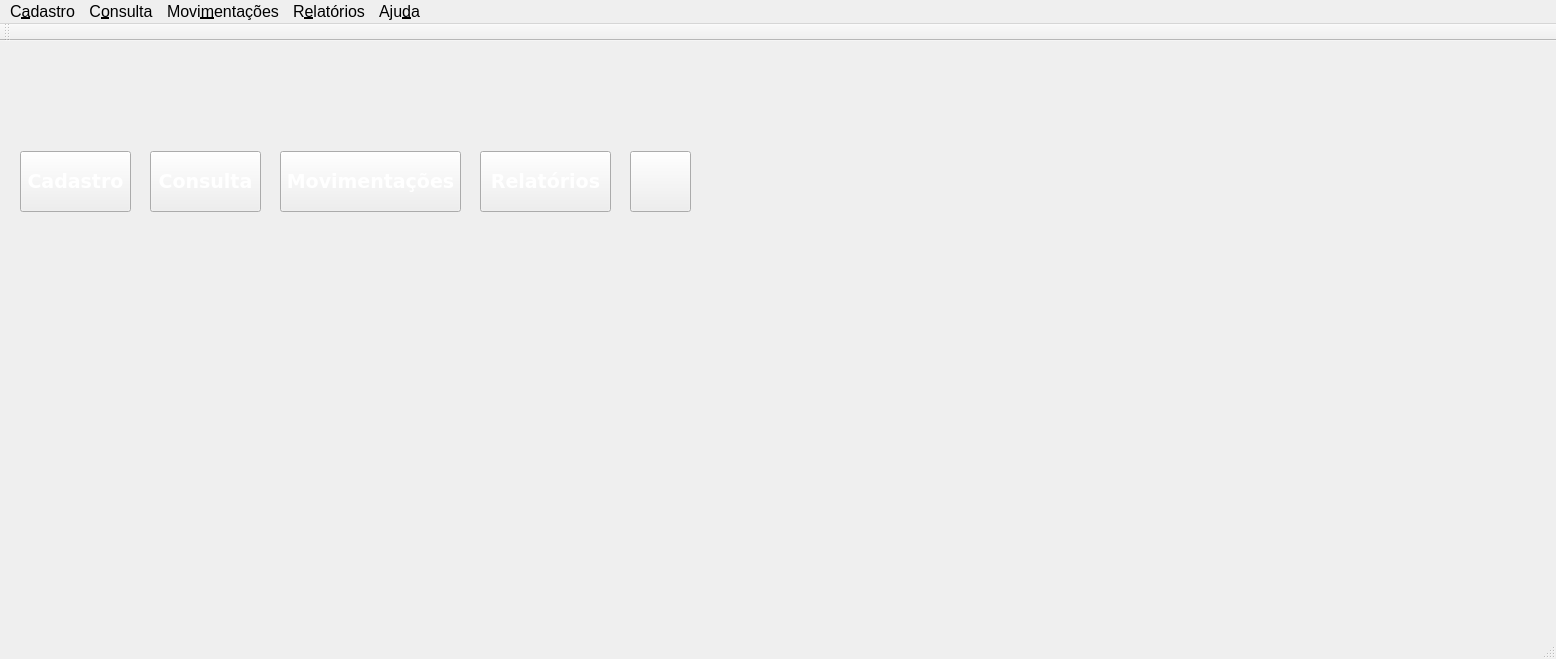
<?xml version="1.0" encoding="UTF-8"?>
<ui version="4.0">
 <class>MainWindow</class>
 <widget class="QMainWindow" name="MainWindow">
  <property name="geometry">
   <rect>
    <x>0</x>
    <y>0</y>
    <width>1556</width>
    <height>659</height>
   </rect>
  </property>
  <property name="sizePolicy">
   <sizepolicy hsizetype="Fixed" vsizetype="Preferred">
    <horstretch>0</horstretch>
    <verstretch>0</verstretch>
   </sizepolicy>
  </property>
  <property name="cursor">
   <cursorShape>ArrowCursor</cursorShape>
  </property>
  <property name="mouseTracking">
   <bool>false</bool>
  </property>
  <property name="windowTitle">
   <string>MainWindow</string>
  </property>
  <property name="styleSheet">
   <string notr="true">QMainWindow {
background-image: url(:/logo.png);
background-repeat: no-repeat;
background-attachment: fixed;
background-position: bottom center;
}
</string>
  </property>
  <property name="unifiedTitleAndToolBarOnMac">
   <bool>false</bool>
  </property>
  <widget class="QWidget" name="centralwidget">
   <widget class="QPushButton" name="btnCadastro">
    <property name="geometry">
     <rect>
      <x>20</x>
      <y>110</y>
      <width>111</width>
      <height>61</height>
     </rect>
    </property>
    <property name="sizePolicy">
     <sizepolicy hsizetype="Minimum" vsizetype="Fixed">
      <horstretch>0</horstretch>
      <verstretch>0</verstretch>
     </sizepolicy>
    </property>
    <property name="maximumSize">
     <size>
      <width>200</width>
      <height>200</height>
     </size>
    </property>
    <property name="font">
     <font>
      <family>Verdana</family>
      <pointsize>14</pointsize>
      <weight>75</weight>
      <italic>false</italic>
      <bold>true</bold>
     </font>
    </property>
    <property name="cursor">
     <cursorShape>OpenHandCursor</cursorShape>
    </property>
    <property name="styleSheet">
     <string notr="true">QPushButton
{ 
   background-image: url(:/icon.png);
   font: bold 14pt &quot;Verdana&quot;;
   color: white;
}

QPushButton#quit_button
{
   background-image: url(:/icon.png);
  font: bold 14pt &quot;Verdana&quot;;
  color: white;
} 
QPushButton:hover
{
    background-image: url(:/ico.png);
    font: bold 14pt &quot;Verdana&quot;;

} 
QPushButton:hover#quit_button
{
    background-image: url(:/ico.png);
    font: bold 14pt &quot;Verdana&quot;;
   
}</string>
    </property>
    <property name="text">
     <string>Cadastro</string>
    </property>
   </widget>
   <widget class="QPushButton" name="btnConsulta">
    <property name="geometry">
     <rect>
      <x>150</x>
      <y>110</y>
      <width>111</width>
      <height>61</height>
     </rect>
    </property>
    <property name="sizePolicy">
     <sizepolicy hsizetype="Minimum" vsizetype="Fixed">
      <horstretch>0</horstretch>
      <verstretch>0</verstretch>
     </sizepolicy>
    </property>
    <property name="maximumSize">
     <size>
      <width>200</width>
      <height>200</height>
     </size>
    </property>
    <property name="font">
     <font>
      <family>Verdana</family>
      <pointsize>14</pointsize>
      <weight>75</weight>
      <italic>false</italic>
      <bold>true</bold>
     </font>
    </property>
    <property name="cursor">
     <cursorShape>OpenHandCursor</cursorShape>
    </property>
    <property name="styleSheet">
     <string notr="true">QPushButton
{ 
   background-image: url(:/icon.png);
   font: bold 14pt &quot;Verdana&quot;;
   color: white;
}

QPushButton#quit_button
{
   background-image: url(:/icon.png);
  font: bold 14pt &quot;Verdana&quot;;
  color: white;
} 
QPushButton:hover
{
    background-image: url(:/ico.png);
    font: bold 14pt &quot;Verdana&quot;;

} 
QPushButton:hover#quit_button
{
    background-image: url(:/ico.png);
    font: bold 14pt &quot;Verdana&quot;;
   
}</string>
    </property>
    <property name="text">
     <string>Consulta</string>
    </property>
   </widget>
   <widget class="QPushButton" name="btnRelatorios">
    <property name="geometry">
     <rect>
      <x>480</x>
      <y>110</y>
      <width>131</width>
      <height>61</height>
     </rect>
    </property>
    <property name="sizePolicy">
     <sizepolicy hsizetype="Minimum" vsizetype="Fixed">
      <horstretch>0</horstretch>
      <verstretch>0</verstretch>
     </sizepolicy>
    </property>
    <property name="maximumSize">
     <size>
      <width>200</width>
      <height>200</height>
     </size>
    </property>
    <property name="font">
     <font>
      <family>Verdana</family>
      <pointsize>14</pointsize>
      <weight>75</weight>
      <italic>false</italic>
      <bold>true</bold>
     </font>
    </property>
    <property name="cursor">
     <cursorShape>OpenHandCursor</cursorShape>
    </property>
    <property name="styleSheet">
     <string notr="true">QPushButton
{ 
   background-image: url(:/icon.png);
   font: bold 14pt &quot;Verdana&quot;;
   color: white;
}

QPushButton#quit_button
{
   background-image: url(:/icon.png);
  font: bold 14pt &quot;Verdana&quot;;
  color: white;
} 
QPushButton:hover
{
    background-image: url(:/ico.png);
    font: bold 14pt &quot;Verdana&quot;;

} 
QPushButton:hover#quit_button
{
    background-image: url(:/ico.png);
    font: bold 14pt &quot;Verdana&quot;;
   
}</string>
    </property>
    <property name="text">
     <string>Relatórios</string>
    </property>
   </widget>
   <widget class="QPushButton" name="btnMovimentacoes">
    <property name="geometry">
     <rect>
      <x>280</x>
      <y>110</y>
      <width>181</width>
      <height>61</height>
     </rect>
    </property>
    <property name="sizePolicy">
     <sizepolicy hsizetype="Minimum" vsizetype="Fixed">
      <horstretch>0</horstretch>
      <verstretch>0</verstretch>
     </sizepolicy>
    </property>
    <property name="maximumSize">
     <size>
      <width>200</width>
      <height>200</height>
     </size>
    </property>
    <property name="font">
     <font>
      <family>Verdana</family>
      <pointsize>14</pointsize>
      <weight>75</weight>
      <italic>false</italic>
      <bold>true</bold>
     </font>
    </property>
    <property name="cursor">
     <cursorShape>OpenHandCursor</cursorShape>
    </property>
    <property name="styleSheet">
     <string notr="true">QPushButton
{ 
   background-image: url(:/icon.png);
   font: bold 14pt &quot;Verdana&quot;;
   color: white;
}

QPushButton#quit_button
{
   background-image: url(:/icon.png);
  font: bold 14pt &quot;Verdana&quot;;
  color: white;
} 
QPushButton:hover
{
    background-image: url(:/ico.png);
    font: bold 14pt &quot;Verdana&quot;;

} 
QPushButton:hover#quit_button
{
    background-image: url(:/ico.png);
    font: bold 14pt &quot;Verdana&quot;;
   
}</string>
    </property>
    <property name="text">
     <string>Movimentações</string>
    </property>
   </widget>
   <widget class="QPushButton" name="btnCalculadora">
    <property name="geometry">
     <rect>
      <x>630</x>
      <y>110</y>
      <width>61</width>
      <height>61</height>
     </rect>
    </property>
    <property name="sizePolicy">
     <sizepolicy hsizetype="Minimum" vsizetype="Fixed">
      <horstretch>0</horstretch>
      <verstretch>0</verstretch>
     </sizepolicy>
    </property>
    <property name="maximumSize">
     <size>
      <width>200</width>
      <height>200</height>
     </size>
    </property>
    <property name="font">
     <font>
      <family>Verdana</family>
      <pointsize>14</pointsize>
      <weight>75</weight>
      <italic>false</italic>
      <bold>true</bold>
     </font>
    </property>
    <property name="cursor">
     <cursorShape>OpenHandCursor</cursorShape>
    </property>
    <property name="styleSheet">
     <string notr="true">QPushButton
{ 
background-image: url(:/calc2.png);
background-position: center;
font: bold 14pt &quot;Verdana&quot;;
color: transparent;
}

QPushButton#quit_button
{
background-image: url(:/calc2.png);
background-position: center;
font: bold 14pt &quot;Verdana&quot;;
color: transparent;
} 
QPushButton:hover
{
background-image: url(:/ico.png);
font: bold 14pt &quot;Verdana&quot;;
color: white;

} 
QPushButton:hover#quit_button
{
background-image: url(:/ico.png);
font: bold 14pt &quot;Verdana&quot;;
color: white;
}
</string>
    </property>
    <property name="text">
     <string>F5</string>
    </property>
    <property name="autoDefault">
     <bool>false</bool>
    </property>
    <property name="default">
     <bool>false</bool>
    </property>
    <property name="flat">
     <bool>false</bool>
    </property>
   </widget>
  </widget>
  <widget class="QMenuBar" name="menuBar">
   <property name="geometry">
    <rect>
     <x>0</x>
     <y>0</y>
     <width>1556</width>
     <height>27</height>
    </rect>
   </property>
   <property name="font">
    <font>
     <pointsize>12</pointsize>
    </font>
   </property>
   <widget class="QMenu" name="menuCadastro">
    <property name="font">
     <font>
      <pointsize>12</pointsize>
     </font>
    </property>
    <property name="title">
     <string>C&amp;adastro</string>
    </property>
    <addaction name="separator"/>
    <addaction name="mCadastroCliente"/>
    <addaction name="separator"/>
    <addaction name="mCadastroFornecedor"/>
    <addaction name="separator"/>
    <addaction name="mCadastroProduto"/>
    <addaction name="separator"/>
   </widget>
   <widget class="QMenu" name="menuConsulta">
    <property name="font">
     <font>
      <pointsize>12</pointsize>
     </font>
    </property>
    <property name="title">
     <string>C&amp;onsulta</string>
    </property>
    <addaction name="separator"/>
    <addaction name="mConsultaCliente"/>
    <addaction name="separator"/>
    <addaction name="MConsultaFornecedor"/>
    <addaction name="separator"/>
    <addaction name="mConsultaProduto"/>
    <addaction name="separator"/>
   </widget>
   <widget class="QMenu" name="menuMovimentacoes">
    <property name="font">
     <font>
      <pointsize>12</pointsize>
     </font>
    </property>
    <property name="title">
     <string>Movi&amp;mentações</string>
    </property>
    <addaction name="separator"/>
    <addaction name="mMovimentacoesEntrada"/>
    <addaction name="separator"/>
    <addaction name="mMovimentacoesSaida"/>
    <addaction name="separator"/>
   </widget>
   <widget class="QMenu" name="menuAjuda">
    <property name="font">
     <font>
      <pointsize>12</pointsize>
     </font>
    </property>
    <property name="title">
     <string>Aju&amp;da</string>
    </property>
    <addaction name="separator"/>
    <addaction name="mAjudaAjuda"/>
    <addaction name="separator"/>
    <addaction name="mAjudaSobre"/>
    <addaction name="separator"/>
   </widget>
   <widget class="QMenu" name="menuRelatorios">
    <property name="font">
     <font>
      <pointsize>12</pointsize>
     </font>
    </property>
    <property name="title">
     <string>R&amp;elatórios</string>
    </property>
    <addaction name="separator"/>
    <addaction name="mRelatoriosCompras"/>
    <addaction name="separator"/>
    <addaction name="mRelatoriosVendas"/>
    <addaction name="separator"/>
    <addaction name="mRelatoriosFornecedores"/>
    <addaction name="separator"/>
    <addaction name="mRelatoriosClientes"/>
    <addaction name="separator"/>
   </widget>
   <addaction name="menuCadastro"/>
   <addaction name="menuConsulta"/>
   <addaction name="menuMovimentacoes"/>
   <addaction name="menuRelatorios"/>
   <addaction name="menuAjuda"/>
  </widget>
  <widget class="QToolBar" name="toolBar">
   <property name="enabled">
    <bool>true</bool>
   </property>
   <property name="windowTitle">
    <string>toolBar</string>
   </property>
   <attribute name="toolBarArea">
    <enum>TopToolBarArea</enum>
   </attribute>
   <attribute name="toolBarBreak">
    <bool>false</bool>
   </attribute>
  </widget>
  <widget class="QStatusBar" name="statusbar"/>
  <action name="mCadastroCliente">
   <property name="text">
    <string>Cliente</string>
   </property>
  </action>
  <action name="mCadastroFornecedor">
   <property name="text">
    <string>Fornecedor</string>
   </property>
  </action>
  <action name="mCadastroProduto">
   <property name="text">
    <string>Produto</string>
   </property>
  </action>
  <action name="mConsultaCliente">
   <property name="text">
    <string>Cliente</string>
   </property>
  </action>
  <action name="MConsultaFornecedor">
   <property name="text">
    <string>Fornecedor</string>
   </property>
  </action>
  <action name="mConsultaProduto">
   <property name="text">
    <string>Produto</string>
   </property>
  </action>
  <action name="mMovimentacoesEntrada">
   <property name="text">
    <string>Entrada</string>
   </property>
  </action>
  <action name="mMovimentacoesSaida">
   <property name="text">
    <string>Saída</string>
   </property>
  </action>
  <action name="mAjudaAjuda">
   <property name="text">
    <string>Ajuda</string>
   </property>
  </action>
  <action name="mAjudaSobre">
   <property name="text">
    <string>Sobre</string>
   </property>
  </action>
  <action name="mRelatoriosCompras">
   <property name="text">
    <string>Compras</string>
   </property>
  </action>
  <action name="mRelatoriosVendas">
   <property name="text">
    <string>Vendas</string>
   </property>
  </action>
  <action name="mRelatoriosFornecedores">
   <property name="text">
    <string>Fornecedores</string>
   </property>
  </action>
  <action name="mRelatoriosClientes">
   <property name="text">
    <string>Clientes</string>
   </property>
  </action>
 </widget>
 <resources>
  <include location="C:/Users/Administrador/Desktop/img/testando.qrc"/>
 </resources>
 <connections/>
</ui>
